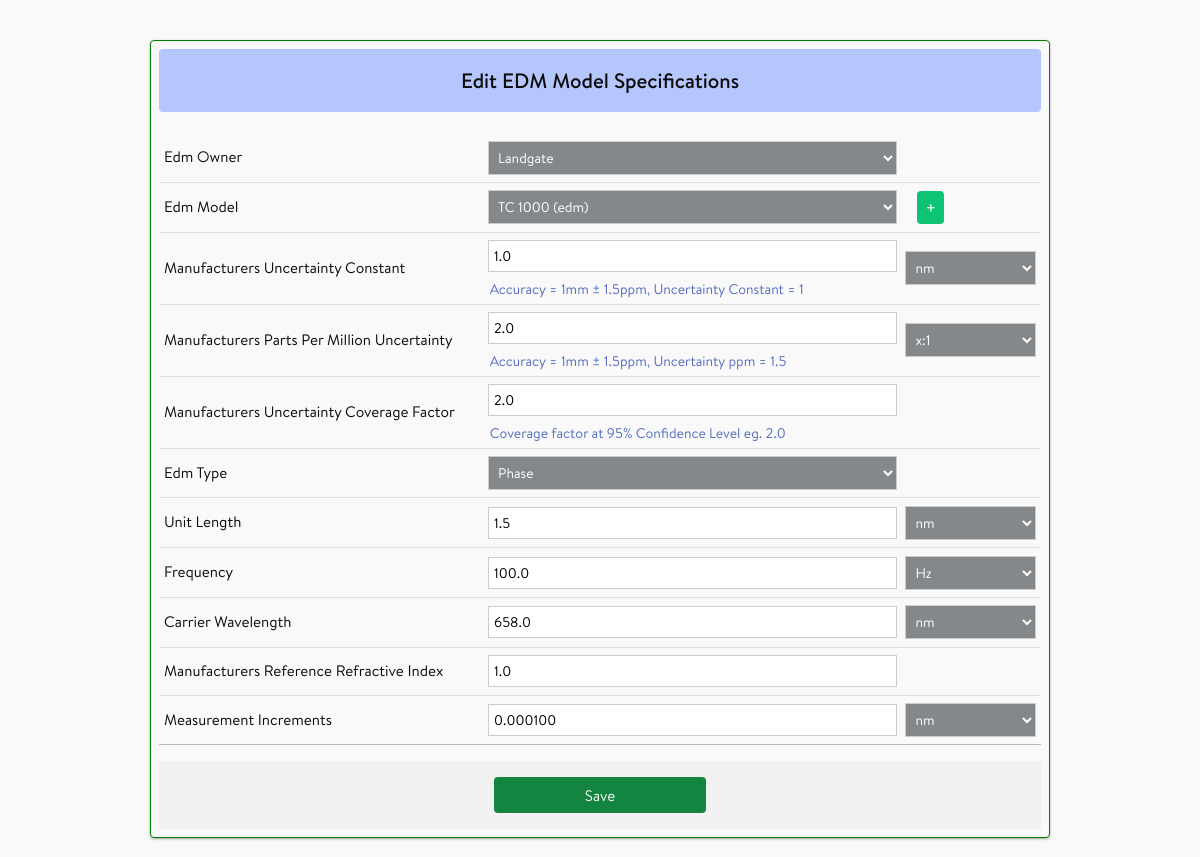
Page /instruments/instrument_register/edm/models/3/edit/ (signed in) on the committed database.
### instruments/models.py (models this page shows, shortened)
class EDM_Specification(models.Model):
    edm_owner = models.ForeignKey(Company, on_delete = models.PROTECT, verbose_name = 'EDM owner')
    edm_model = models.ForeignKey(InstrumentModel,
                                  limit_choices_to={'inst_type__exact': 'edm'},
                                  on_delete = models.PROTECT,
                                    verbose_name = 'EDM model')
    edm_types = (
        ('ph','Phase'),
        ('pu','Pulse'),
    )
    edm_type = models.CharField(
        max_length=2,
        choices=edm_types,
        default='ph',
        help_text='Instrument measurement type',
        verbose_name = 'EDM type'
    )
    manu_unc_const = models.FloatField(
        validators = [MinValueValidator(0.0), MaxValueValidator(10.0)],
        help_text="Accuracy = 1mm ± 1.5ppm, Uncertainty Constant = 1",
        verbose_name= 'manufacturers uncertainty constant')
    manu_unc_ppm = models.FloatField(
        validators = [MinValueValidator(0.0), MaxValueValidator(10.0)],
        help_text="Accuracy = 1mm ± 1.5ppm, Uncertainty ppm = 1.5",
        verbose_name= 'manufacturers parts per million uncertainty')
    manu_unc_k = models.FloatField(
        validators = [MinValueValidator(1.0), MaxValueValidator(5.0)],
        help_text="Coverage factor at 95% Confidence Level eg. 2.0",
        default = 2.0,
        verbose_name= 'manufacturers uncertainty coverage factor')
    unit_length = models.FloatField(
        validators = [MinValueValidator(0.0), MaxValueValidator(30.0)],
        help_text="Unit Length (m)")
    frequency = models.FloatField(
        validators = [MinValueValidator(1), MaxValueValidator(100000000)],
        help_text="Frequency (Hz)")
    carrier_wavelength = models.FloatField(
        validators = [MinValueValidator(1), MaxValueValidator(1000)],
        help_text="Carrier Wavelength (nm)")
    manu_ref_refrac_index = models.FloatField(
        validators = [MinValueValidator(0.000000000), MaxValueValidator(2.000000000)],
        help_text="Manufacturers reference refractive index",
        verbose_name= 'Manufacturers reference refractive index')
    measurement_increments = models.DecimalField(
        max_digits=7, decimal_places=6,
        help_text="Resolution of the measurement eg. 0.01")
    created_on = models.DateTimeField(auto_now_add=True, null=True)
    modified_on = models.DateTimeField(auto_now=True, null=True)
    class Meta:
        ordering = ['edm_model']
        unique_together = ('edm_model','edm_owner')

### instruments/views.py (the view, shortened to what this page needs)
# urls.py: path('instrument_register/<slug:inst_disp>/<slug:tab>/<slug:id>/edit/', views.register_edit, name = 'register_edit'),
@login_required(login_url="/accounts/login")
def register_edit(request, inst_disp, tab, id):
    inst_type=''
    if (inst_disp == 'baro' or inst_disp == 'thermo'
        or inst_disp == 'hygro' or inst_disp == 'psy'): inst_type='mets'
    if tab == 'models':
        if inst_disp == 'edm':
            tmplate = 'instruments/inst_spec_edm_edit_popup_form.html'
            if id == 'None':
                form = EDM_SpecificationForm(
                    request.POST or None, request.FILES or None, user=request.user)
            else:
                obj = get_object_or_404(EDM_Specification, id = id)
                form = EDM_SpecificationForm(
                    request.POST or None, request.FILES or None,
                    instance = obj, user = request.user)
    if not form.is_valid():
        context = {
            'inst_type' : inst_disp,
            'form': form
            }
        return render(request, tmplate, context)

### accounts/models.py (called while the page is built)
    def __str__(self):
        return self.company_name

### instruments/models.py (called while the page is built)
    def __str__(self):
        return f'{self.model} ({self.inst_type})'

### instruments/templates/instruments/inst_spec_edm_edit_popup_form.html (shortened to what this page needs)
{% extends 'base_popup.html' %}
{% load i18n %}
{% load }
{% load static %}
{% block content %}
<article class="post">
    <div class="post-content">
        <form action="" class="site-form" method="post">
            <div class="mb-5 site-form-header bg-indigo-300 rounded px-2">
                {% if form.instance.pk %}
                    <h2 class="text-center">Edit EDM Model Specifications</h2>
                {% else %}
                    <h2 class="text-center">Create EDM Model Specifications</h2>
                {% endif %}
            </div>
            <table>
                <tr>
                    <td width="35%">{{ form.edm_owner.label|title }}</td>
                    <td width="45%">{{ form.edm_owner }}</td>
                    <td width="15%"></td>
                </tr>
                <tr>
                    <td width="35%">{{ form.edm_model.label|title }}</td>
                    <td width="45%">{{ form.edm_model }}</td>
                    <td width="15%">
                        <a href="/instruments/inst_model_createby_inst_type/edm/" target="_blank"
                        class="ml-3 px-2 py-1 bg-green-400 border-transparent hover:border-gray-900 rounded text-lg text-white cursor-pointer"
                        onclick="return showAddPopup(this);" id="add_level">&#43;</a>
                    </td>
                </tr>
                <tr>
                    <td width="35%">{{ form.manu_unc_const.label|title }}</td>
                    <td width="45%">{{ form.manu_unc_const }}
                        {% if not form.manu_unc_const.widget.attrs.placeholder and form.manu_unc_const.help_text %}
                            <p class="helptext">{{ form.manu_unc_const.help_text }}</p>
                        {% endif %}
                    </td>
                    <td width="15%">{{ form.unit_manu_unc_const }}
                        <br>
                    </td>
                </tr>
                <tr>
                    <td width="35%">{{ form.manu_unc_ppm.label|title }}</td>
                    <td width="45%">{{ form.manu_unc_ppm }}
                        {% if not form.manu_unc_ppm.widget.attrs.placeholder and form.manu_unc_ppm.help_text %}
                            <p class="helptext">{{ form.manu_unc_ppm.help_text }}</p>
                        {% endif %}
                    </td>
                    <td width="15%">{{ form.unit_manu_unc_ppm }}</td>
                </tr>
                <tr>
                    <td width="35%">{{ form.manu_unc_k.label|title }}</td>
                    <td width="45%">{{ form.manu_unc_k }}
                        {% if not form.manu_unc_k.widget.attrs.placeholder and form.manu_unc_k.help_text %}
                            <p class="helptext">{{ form.manu_unc_k.help_text }}</p>
                        {% endif %}
                    </td>
                    <td width="15%"></td>
                </tr>
                <tr>
                    <td width="35%">{{ form.edm_type.label|title }}</td>
                    <td width="45%">{{ form.edm_type }}
                    </td>
                    <td width="15%"></td>
                </tr>
                <tr>
                    <td width="35%">{{ form.unit_length.label|title }}</td>
                    <td width="45%">{{ form.unit_length }}
                    </td>
                    <td width="15%">{{ form.unit_unit_length }}</td>
                </tr>
                <tr>
                    <td width="35%">{{ form.frequency.label|title }}</td>
                    <td width="45%">{{ form.frequency }}
                    </td>
                    <td width="15%">{{ form.unit_freq }}</td>
                </tr>
                <tr>
                    <td width="35%">{{ form.carrier_wavelength.label|title }}</td>
                    <td width="45%">{{ form.carrier_wavelength }}
                    </td>
                    <td width="15%">{{ form.unit_carrier_wave }}</td>
                </tr>
                <tr>
                    <td width="35%">{{ form.manu_ref_refrac_index.label|title }}</td>
                    <td width="45%">{{ form.manu_ref_refrac_index }}
                    </td>
                    <td width="15%"></td>
                </tr>
                <tr>
                    <td width="35%">{{ form.measurement_increments.label|title }}</td>
                    <td width="45%">{{ form.measurement_increments }}
                    </td>
                    <td width="15%">{{ form.unit_measurement_inc }}</td>
                </tr>
            </table>
            <div class="button-container">
                <button class="submit-button bg-green-500 hover:bg-green-400 text-base" type="submit" >Save</button>
            </div>
        </form>
    </div>
</article>
        <body onunload="javascript:refreshParent()">
{% endblock %}

### assets/main.css (style rules this page uses)
body, h1, h2, h3, h4, h5, h6, p, q, blockquote, pre, hr, dl, dd, ol, ul, figure { margin: 0; padding: 0; }
*, *:before, *:after { box-sizing: border-box; }
body { font: 400 0.95rem/1.5 "Fira Sans", "Brandon Text", sans-serif; color: #0c0c0d; background-color: #f9f9fa; -webkit-text-size-adjust: 100%; -webkit-font-feature-settings: "kern" 1; -moz-font-feature-settings: "kern" 1; -o-font-feature-settings: "kern" 1; font-feature-settings: "kern" 1; font-kerning: normal; }
h1, h2, h3, h4, h5, h6, p, q, blockquote, pre, dl, figure, .highlight { margin-bottom: 0.25rem; }
table { background-color: #f9f9fa; border: 1px solid #f9f9fa; border-collapse: collapse; border-spacing: 0; margin-bottom: 1rem; -webkit-overflow-scrolling: touch; overflow-x: auto; }
table th, table td { vertical-align: middle; }
table tr:not(:last-child) { border-bottom: 1px solid #e0e0e1; }
table tr { width: 1.65rem; }
table tr:last-child { border-bottom: 1.5px solid #bbb; }
table th, table td { padding: 0.15rem 0.25rem; }
table th p, table td p { margin: 0.5rem; }
table td a:first-child { padding-left: 0.5rem }
a { text-decoration: none; cursor: pointer; }
input, textarea, select, button { font-family: inherit; }
.post h2 { font-size: 1.3rem; font-weight: 500; margin: 1rem 0 1rem; }
.post p { font-size: 0.95rem; line-height: 1.5; margin: 0 0 1rem; }
input, section { clear: both; padding-top: 10px; display: none; }
.site-form { -webkit-transition: 0.3s box-shadow ease; transition: 0.3s box-shadow ease; display: -webkit-box; display: -ms-flexbox; display: flex; -ms-flex-wrap: wrap; flex-wrap: wrap; width: 90%; list-style: none; margin: 40px auto; box-shadow: 0 1px 3px rgba(0, 0, 0, 0.12), 0 1px 2px rgba(0, 0, 0, 0.24); border: 1px solid green; padding: 0.5rem; border-radius: 0.25rem;; }
.site-form .site-form-header { width: 100% }
@media screen and (min-width: 768px) { .site-form { width: 85%; } }
@media screen and (min-width: 1024px) { .site-form { width: 80%; } }
.site-form table { width: 100%; }
@media screen and (min-width: 768px) { .site-form { max-width: 90%; } }
@media screen and (min-width: 960px) { .site-form { max-width: 75%; } }
.site-form input[type=email], .site-form input[type=password], .site-form input[type=text], .site-form input[type=number], .site-form input[type=date], .site-form input[type=file], .site-form select { padding: 5px; margin: 5px 0; display: inline-block; border: 1px solid #ccc; font-size: 0.875rem; }
.site-form input[type=email], .site-form input[type=password], .site-form input[type=text], .site-form input[type=number], .site-form input[type=date], .site-form input[type=file] { width: 100%; }
.site-form select { width: 100%; background-color: #85888b; }
select { background: #34495E; color: #fff; }
.site-form .cancelbtn, .site-form .next-button, .site-form .save-button, .site-form .submit-button { width: 25%; padding: 7.5px 28px; border: transparent; border-radius: 0.25rem; color: #fff; font-weight: 400; cursor: pointer; }
.site-form .helptext { font-size: 0.875rem; color: #1034a6; opacity: 0.7; font-weight: 400; margin: 0.10rem; }
.site-form .button-container { background-color: #f1f1f1; width: 100%; display: flex; padding: 16px; justify-content: space-around; align-items: center; }
@media screen and (min-width:768px) { .site-form .button-container { gap: 2rem; } }
@media screen and (min-width:768px) { .site-form input[type=email], .site-form input[type=password], .site-form input[type=text], .site-form input[type=number], .site-form input[type=date], .site-form input[type=file], .site-form select { width: 100%; } }
.bg-green-400 { --bg-opacity: 1; background-color: #0dc475; background-color: rgba(13, 196, 117, var(--bg-opacity)); }
.bg-green-500 { --bg-opacity: 1; background-color: #148540; background-color: rgba(20, 133, 64, var(--bg-opacity)); }
.bg-indigo-300 { --bg-opacity: 1; background-color: #b4c6fc; background-color: rgba(180, 198, 252, var(--bg-opacity)); }
.border-transparent { border-color: transparent; }
.ml-3 { margin-left: 0.75rem; }
.mb-5 { margin-bottom: 1.25rem; }
.rounded { border-radius: 0.25rem; }
.cursor-pointer { cursor: pointer; }
.text-base { font-size: 0.95rem; }
.text-lg { font-size: 1.125rem; }
.py-1 { padding-top: 0.25rem; padding-bottom: 0.25rem; }
.px-2 { padding-left: 0.5rem; padding-right: 0.5rem; }
.text-center { text-align: center; }
.text-white { --text-opacity: 1; color: #ffffff; color: rgba(255, 255, 255, var(--text-opacity)); }

### assets/style_ib.css (style rules this page uses)
select { background: #34495E; color: #fff; }

### rows in the picture
EDM_Specification: edm_owner "Landgate", edm_model "TC 1000 (edm)", manu_unc_const "1.0", manu_unc_ppm "2.0", manu_unc_k "2.0", edm_type "Phase", unit_length "1.5", frequency "100.0", carrier_wavelength "658.0", manu_ref_refrac_index "1.0", measurement_increments "0.000100"
